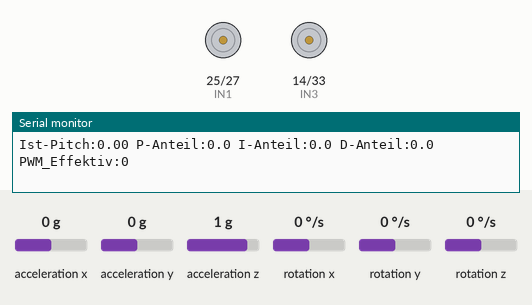
This sketch was run on a simulated ESP32. Shown: motor-driver pin pairs drawn as motors (green arrow = first pin HIGH = forward, orange = second pin HIGH = backward, longer = more drive, scaled by the enable pin), the last lines printed to the serial monitor. Wiring (inferred from the names in the program): MPU-9250 motion sensor at I2C address 0x68. The test bench sets the inputs (shaded band); at power-on: acceleration x 0 g, rotation y 0 °/s, acceleration y 0 g, acceleration z 1 g, rotation x 0 °/s, rotation z 0 °/s.

Above: at 3.8 s.
3.9 s: acceleration x set to 0.8 g
At 4.18 s:
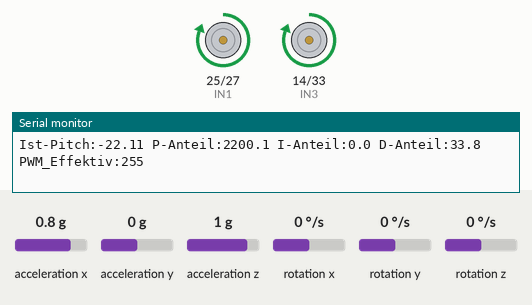
5.9 s: acceleration x set to -0.8 g
At 6.42 s:
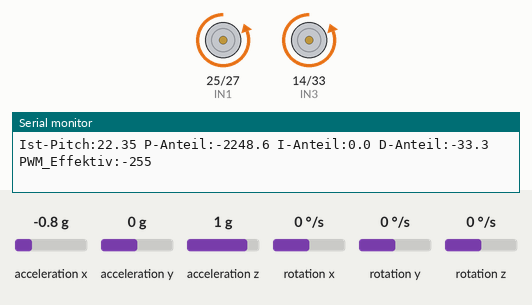
8.1 s: acceleration x set to -0.7 g
9.6 s: acceleration x set to -0.4 g
At 10.7 s:
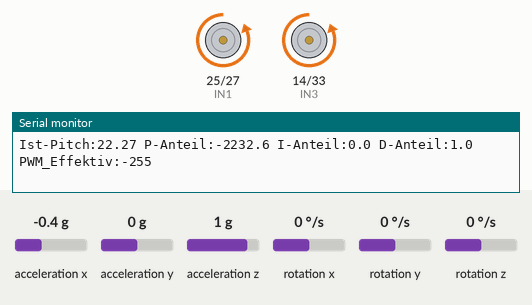
12.6 s: rotation y set to -100 °/s
15.6 s: rotation y set to 192 °/s
At 16.2 s:
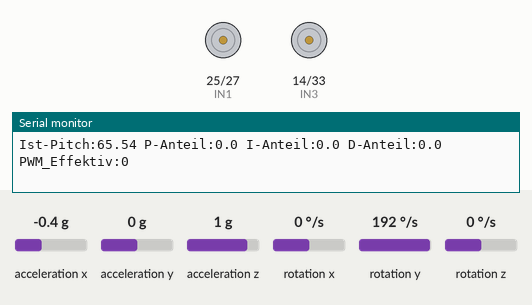
Timing chart, 0 to 18.1 s (numbered marks = the images above; inputs shaded):
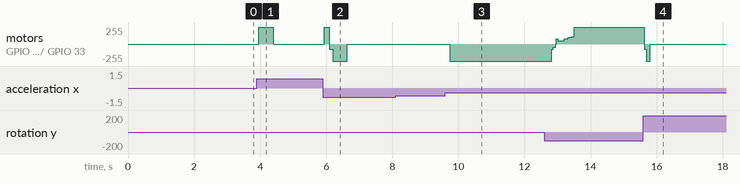

The sketch:

SBR_final.ino
```cpp
/*
  Self-Balancing Robot - ESP32

  -------------------------------------------------------
  MPU6500 Wiring
  -------------------------------------------------------
  VCC  -> 3V3
  GND  -> GND
  SDA  -> GPIO23
  SCL  -> GPIO18
  NCS  -> 3V3   (aktiviert I2C Modus!)
  AD0  -> GND   (I2C Adresse 0x68)

  -------------------------------------------------------
  L298N Wiring
  -------------------------------------------------------
  ENA  -> GPIO26
  IN1  -> GPIO25
  IN2  -> GPIO27
  IN3  -> GPIO14
  IN4  -> GPIO33
  ENB  -> GPIO32
*/

#include <Wire.h>
#include <WiFi.h>
#include <WebServer.h>

// =======================================================
// Webserver Konfiguration
// =======================================================
const char* ssid = "BalancingRobot_Tuning";
const char* password = "12345678"; // Mindestens 8 Zeichen
WebServer server(80);

// =======================================================
// Motor Pins
// =======================================================

const int ENA = 26;
const int IN1 = 25;
const int IN2 = 27;

const int IN3 = 14;
const int IN4 = 33;
const int ENB = 32;

// --- PROFIL 1: Niedrige Frequenz (Hohes Drehmoment) ---
int PWM_FREQ             = 200;     // über Webserver einstellbar
const int PWM_RESOLUTION = 8;       // 0-255
const int MAX_PWM        = 255;
int MIN_START_PWM        = 80;      // über Webserver einstellbar
const int MIN_HOLD_PWM   = 50;

// Motor-Trimm-Faktor
const float TRIM_LEFT  = 1.00f;     // ungenutzt
const float TRIM_RIGHT = 1.00f;     // ungenutzt

// =======================================================
// KICKSTART & RICHTUNGSWECHSEL LOGIK
// =======================================================
const int KICKSTART_CYCLES = 7;

int kickCounterLeft = 0;
int kickCounterRight = 0;

int lastSignLeft = 0;
int lastSignRight = 0;

int actualPwmLeft = 0;      // für die Ausgabe im Monitor
int actualPwmRight = 0;     // für die Ausgabe im Monitor

// =======================================================
// MPU6500 Parameters
// =======================================================

#define MPU_ADDR  0x68
#define LOOP_HZ   200
#define LOOP_US   (1000000 / LOOP_HZ)  // 5000 us

const float COMPLEMENTARY_ALPHA = 0.98f;
const float GYRO_LP_ALPHA       = 0.8f;
const float ACCEL_MAG_HIGH      = 13.0f;
const float ACCEL_MAG_LOW       =  9.0f;
const int   CALIB_SAMPLES       = 500;

float pitchDeg         = 0.0f;      // aktueller pitch
float gyroOffsetY      = 0.0f;      // mathematischer Fehler des Gyroskops (Sensor-Drift)
float gyroRateFiltered = 0.0f;      // gefilterte Winkelgeschwindigkeit

// Mechanischer Offset, um den physikalischen Schwerpunkt zu trimmen
float angleOffset      = 0.0f;     // über Webserver einstellbar --> ändert sich bei jedem Einschalten minimal

// =======================================================
// PID Tunings & Globale Plot-Variablen
// =======================================================

float Kp = 15.0f;       // über Webserver einstellbar
float Ki = 0.0f;        // über Webserver einstellbar
float Kd = 0.5f;        // über Webserver einstellbar

float setpointDeg   = 0.0f;       // Sollwinkel
float integral      = 0.0f;
float previousError = 0.0f;

const float INTEGRAL_LIMIT   = 300.0f;
const float FALL_ANGLE_LIMIT = 30.0f;     // ab diesem Winkel werden die Motoren abgestellt

// Globale Variablen, damit der serielle Plotter die Einzelanteile mitschreiben kann
float last_P_out = 0.0f;
float last_I_out = 0.0f;
float last_D_out = 0.0f;

// =======================================================
// Timing
// =======================================================

unsigned long lastLoopMicros   = 0;
unsigned long lastSerialMillis = 0;

// =======================================================
// HTML Dashboard Template
// =======================================================

void handleRoot() {
  String html = "<!DOCTYPE html><html><head><meta charset='UTF-8'>";
  html += "<meta name='viewport' content='width=device-width, initial-scale=1.0'>";
  html += "<title>Robot PID Tuning</title>";
  html += "<style>body{font-family:Arial,sans-serif;background:#f4f4f9;padding:20px;color:#333;}";
  html += ".card{background:white;padding:20px;border-radius:10px;box-shadow:0 4px 8px rgba(0,0,0,0.1);max-width:400px;margin:0 auto;}";
  html += "h2{text-align:center;color:#007BFF;} .form-group{margin-bottom:15px;}";
  html += "label{display:block;margin-bottom:5px;font-weight:bold;}";
  html += "input[type='number']{width:100%;padding:8px;box-sizing:border-box;border:1px solid #ccc;border-radius:5px;}";
  html += "button{width:100%;padding:10px;background:#007BFF;border:none;color:white;font-size:16px;border-radius:5px;cursor:pointer;margin-top:10px;}";
  html += "button:hover{background:#0056b3;}";
  html += ".angle-box{text-align:center;font-size:24px;font-weight:bold;margin:15px 0;padding:10px;background:#e9ecef;border-radius:5px;color:#495057;}</style>";

  // JavaScript für das automatische Live-Update des Winkels im Webserver (AJAX)
  html += "<script>setInterval(function(){";
  html += "  var xhttp = new XMLHttpRequest();";
  html += "  xhttp.onreadystatechange = function() {";
  html += "    if (this.readyState == 4 && this.status == 200) {";
  html += "      document.getElementById('live_angle').innerHTML = this.responseText + ' °';";
  // Dynamische Farbe: Rot bei Sturz/großem Fehler, Grün bei Balance
  html += "      var angle = Math.abs(parseFloat(this.responseText));";
  html += "      if(angle > 5.0){ document.getElementById('live_angle').style.color = '#dc3545'; }";
  html += "      else { document.getElementById('live_angle').style.color = '#28a745'; }";
  html += "    }";
  html += "  };";
  html += "  xhttp.open('GET', '/getAngle', true);";
  html += "  xhttp.send();";
  html += "}, 50);</script>"; // Aktualisiert alle 200ms im Browser

  html += "</head><body>";

  html += "<div class='card'><h2>PID & Motor Live Tuning</h2>";

  // Live Winkel Anzeige Box
  html += "<label style='text-align:center;'>Aktueller Winkel:</label>";
  html += "<div class='angle-box' id='live_angle'>0.00 °</div>";

  html += "<form action='/save' method='POST'>";
  html += "<div class='form-group'><label>Kp:</label><input type='number' step='0.1' name='kp' value='" + String(Kp) + "'></div>";
  html += "<div class='form-group'><label>Ki:</label><input type='number' step='0.01' name='ki' value='" + String(Ki) + "'></div>";
  html += "<div class='form-group'><label>Kd:</label><input type='number' step='0.01' name='kd' value='" + String(Kd) + "'></div>";
  html += "<div class='form-group'><label>Angle Offset (°):</label><input type='number' step='0.1' name='offset' value='" + String(angleOffset) + "'></div>";
  html += "<div class='form-group'><label>MIN START PWM:</label><input type='number' step='1' name='min_start' value='" + String(MIN_START_PWM) + "'></div>";
  html += "<div class='form-group'><label>PWM Frequenz (Hz):</label><input type='number' step='1' name='freq' value='" + String(PWM_FREQ) + "'></div>";

  html += "<button type='submit'>Speichern & Übernehmen</button>";
  html += "</form></div></body></html>";

  server.send(200, "text/html", html);
}

void handleSave() {
  if (server.hasArg("kp")) Kp = server.arg("kp").toFloat();
  if (server.hasArg("ki")) Ki = server.arg("ki").toFloat();
  if (server.hasArg("kd")) Kd = server.arg("kd").toFloat();
  if (server.hasArg("offset")) angleOffset = server.arg("offset").toFloat();
  if (server.hasArg("min_start")) MIN_START_PWM = server.arg("min_start").toInt();

  if (server.hasArg("freq")) {
    int newFreq = server.arg("freq").toInt();
    if (newFreq != PWM_FREQ) {
      PWM_FREQ = newFreq;
      ledcAttach(ENA, PWM_FREQ, PWM_RESOLUTION);
      ledcAttach(ENB, PWM_FREQ, PWM_RESOLUTION);
    }
  }

  server.sendHeader("Location", "/");
  server.send(333, "text/plain", "Bereit");
}

// Endpoint für das JavaScript, um den Winkel abzufragen
void handleGetAngle() {
  server.send(200, "text/plain", String(pitchDeg, 2));
}

// =======================================================
// Motor Funktionen
// =======================================================

void setMotor(int ena, int in1, int in2, int command, int &kickCounter, int &lastSign, int &actualPwmStore) {
  command = constrain(command, -255, 255);
  int pwm = abs(command);

  int currentSign = (command > 0) ? 1 : ((command < 0) ? -1 : 0);

  if (pwm == 0) {
    digitalWrite(in1, LOW);
    digitalWrite(in2, LOW);
    ledcWrite(ena, 0);
    kickCounter = 0;
    lastSign = 0;
    actualPwmStore = 0;
    return;
  }

  if (currentSign != lastSign && lastSign != 0) {
    kickCounter = 0;
  }
  lastSign = currentSign;

  if (pwm < MIN_START_PWM) {
    if (kickCounter < KICKSTART_CYCLES) {
      pwm = MIN_START_PWM;
      kickCounter++;
    } else {
      if (pwm < MIN_HOLD_PWM) {
        pwm = MIN_HOLD_PWM;
      }
    }
  } else {
    kickCounter = 0;
  }

  pwm = constrain(pwm, 0, MAX_PWM);
  actualPwmStore = pwm;

  if (command > 0) {
    digitalWrite(in1, HIGH);
    digitalWrite(in2, LOW);
  } else if (command < 0) {
    digitalWrite(in1, LOW);
    digitalWrite(in2, HIGH);
  }

  ledcWrite(ena, pwm);
}

void setMotors(int command) {
  int commandLeft  = (int)(command * TRIM_LEFT);
  int commandRight = (int)(command * TRIM_RIGHT);

  setMotor(ENA, IN1, IN2, commandLeft, kickCounterLeft, lastSignLeft, actualPwmLeft);
  setMotor(ENB, IN3, IN4, commandRight, kickCounterRight, lastSignRight, actualPwmRight);
}

void stopMotors() {
  setMotors(0);
}

// =======================================================
// I2C Hilfsfunktionen
// =======================================================

void writeMPU(byte reg, byte val) {
  Wire.beginTransmission(MPU_ADDR);
  Wire.write(reg);
  Wire.write(val);
  Wire.endTransmission();
}

void readAll(float &ax, float &ay, float &az,
             float &gx, float &gy, float &gz) {

  Wire.beginTransmission(MPU_ADDR);
  Wire.write(0x3B);
  Wire.endTransmission(false);
  Wire.requestFrom(MPU_ADDR, 14);

  int16_t rawAx = (Wire.read() << 8) | Wire.read();
  int16_t rawAy = (Wire.read() << 8) | Wire.read();
  int16_t rawAz = (Wire.read() << 8) | Wire.read();
  Wire.read(); Wire.read();
  int16_t rawGx = (Wire.read() << 8) | Wire.read();
  int16_t rawGy = (Wire.read() << 8) | Wire.read();
  int16_t rawGz = (Wire.read() << 8) | Wire.read();

  ax = (rawAx / 16384.0f) * 9.81f;
  ay = (rawAy / 16384.0f) * 9.81f;
  az = (rawAz / 16384.0f) * 9.81f;

  gx = rawGx / 65.5f;
  gy = rawGy / 65.5f;
  gz = rawGz / 65.5f;
}

// =======================================================
// Kalibrierung
// =======================================================

void calibrateGyro() {
  Serial.println("Kalibriere Gyro - Roboter stillhalten...");
  float sumY = 0.0f;

  for (int i = 0; i < CALIB_SAMPLES; i++) {
    float ax, ay, az, gx, gy, gz;
    readAll(ax, ay, az, gx, gy, gz);
    sumY += gy;
    delay(2);
  }

  gyroOffsetY = sumY / CALIB_SAMPLES;
  Serial.print("Gyro Offset Y: ");
  Serial.println(gyroOffsetY, 4);
  Serial.println("Kalibrierung fertig.");
}

// =======================================================
// Pitch berechnen
// =======================================================

void updatePitch(float dt,
                 float ax, float ay, float az,
                 float gy) {

  float accelPitch = atan2(-ax, az) * 180.0f / PI;
  float gyroRate   = gy - gyroOffsetY;

  if (isnan(accelPitch) || isnan(gyroRate)) return;

  gyroRate = constrain(gyroRate, -500.0f, 500.0f);

  gyroRateFiltered = GYRO_LP_ALPHA * gyroRateFiltered
                    + (1.0f - GYRO_LP_ALPHA) * gyroRate;

  float accelMag = sqrt(ax*ax + ay*ay + az*az);
  float alpha    = (accelMag > ACCEL_MAG_HIGH ||
                    accelMag < ACCEL_MAG_LOW) ? 1.0f : COMPLEMENTARY_ALPHA;

  float rawPitch = alpha * (pitchDeg + angleOffset + gyroRateFiltered * dt)
                   + (1.0f - alpha) * accelPitch;

  pitchDeg = rawPitch - angleOffset;
  pitchDeg = constrain(pitchDeg, -90.0f, 90.0f);
}

// =======================================================
// PID (Mit Einzelwert-Speicherung für den Plotter)
// =======================================================

float computePID(float dt) {
  float error = setpointDeg - pitchDeg;

  // --- ANTI-WIND-UP-SCHUTZ ---
  if (abs(error) < 3.0f) {
    integral += error * dt;
    integral  = constrain(integral, -INTEGRAL_LIMIT, INTEGRAL_LIMIT);
  } else {
    integral = 0.0f;
  }

  const float FIXED_DT = 0.005f;
  float derivative  = (error - previousError) / FIXED_DT;
  previousError     = error;

  // P-Anteil mit progressiver Kennlinie berechnen
  float P = Kp * error;
  if (abs(error) > 7.0f) {
    P = Kp * (error * abs(error) * 0.3f);
  }

  float I = Ki * integral;
  float D = Kd * derivative;

  // Werte für die serielle Ausgabe sichern
  last_P_out = P;
  last_I_out = I;
  last_D_out = D;

  float output = P + I + D;
  return constrain(output, -255.0f, 255.0f);
}

// =======================================================
// Setup
// =======================================================

void setup() {
  Serial.begin(115200);
  delay(500);
  Serial.println("ESP32 startet im Balance-Modus...");

  // Motor Pins
  pinMode(IN1, OUTPUT); pinMode(IN2, OUTPUT);
  pinMode(IN3, OUTPUT); pinMode(IN4, OUTPUT);

  ledcAttach(ENA, PWM_FREQ, PWM_RESOLUTION);
  ledcAttach(ENB, PWM_FREQ, PWM_RESOLUTION);

  stopMotors();

  // I2C
  Wire.begin(23, 18);
  Wire.setClock(400000);
  delay(100);

  // MPU6500 initialisieren
  writeMPU(0x6B, 0x80);   // Reset
  delay(100);
  writeMPU(0x6B, 0x01);   // Wake up
  delay(100);
  writeMPU(0x68, 0x07);   // Signal Path Reset
  delay(100);
  writeMPU(0x1B, 0x08);   // Gyro:  +-500 deg/s
  writeMPU(0x1C, 0x00);   // Accel: +-2g
  writeMPU(0x1A, 0x01);   // DLPF:  184 Hz

  calibrateGyro();

  // Startwinkel bestimmen
  float ax, ay, az, gx, gy, gz;
  readAll(ax, ay, az, gx, gy, gz);
  pitchDeg = atan2(-ax, az) * 180.0f / PI;

  // Access Point aufmachen
  WiFi.softAP(ssid, password);
  Serial.println("WLAN Access Point gestartet!");
  Serial.print("IP-Adresse: ");
  Serial.println(WiFi.softAPIP());

  // Webserver URLs verknüpfen (start() durch korrekte Funktion begin() ersetzt)
  server.on("/", handleRoot);
  server.on("/save", HTTP_POST, handleSave);
  server.on("/getAngle", HTTP_GET, handleGetAngle); // Neuer Live-Winkel-Endpoint
  server.begin();
  Serial.println("Webserver gestartet.");

  Serial.println("SYSTEM READY - Balancierung aktiv.");
  lastLoopMicros = micros();
}

// =======================================================
// Loop
// =======================================================

void loop() {
  server.handleClient();

  unsigned long now = micros();
  if (now - lastLoopMicros < LOOP_US) return;

  float dt = (now - lastLoopMicros) / 1000000.0f;
  lastLoopMicros = now;

  if (dt > 0.05f) {
    float ax, ay, az, gx, gy, gz;
    readAll(ax, ay, az, gx, gy, gz);
    pitchDeg      = atan2(-ax, az) * 180.0f / PI;
    integral      = 0.0f;
    previousError = 0.0f;
    stopMotors();
    return;
  }

  float ax, ay, az, gx, gy, gz;
  readAll(ax, ay, az, gx, gy, gz);

  updatePitch(dt, ax, ay, az, gy);

  int motorCommand = 0; // Hier wird sie das erste und einzige Mal deklariert!

  if (abs(pitchDeg) > FALL_ANGLE_LIMIT) {
    stopMotors();
    integral      = 0.0f;
    previousError = 0.0f;
    // Auch die Plot-Werte im Sturz nullen
    last_P_out = 0.0f; last_I_out = 0.0f; last_D_out = 0.0f;
  } else {
    motorCommand = (int)computePID(dt);
    setMotors(motorCommand);
  }

  // Datenausgabe für den IDE Seriellen Plotter / MATLAB mit vollen 200 Hz
  lastSerialMillis = millis();

  // 1. Winkeldaten
  Serial.print("Ist-Pitch:"); Serial.print(pitchDeg, 2);
  Serial.print(" ");

  // 2. Die einzelnen PID-Kanal-Anteile unskaliert (direkter PWM-Einfluss von -255 bis 255)
  Serial.print("P-Anteil:"); Serial.print(last_P_out, 1);
  Serial.print(" ");
  Serial.print("I-Anteil:"); Serial.print(last_I_out, 1);
  Serial.print(" ");
  Serial.print("D-Anteil:"); Serial.print(last_D_out, 1);
  Serial.print(" ");

  // 3. Reales Gesamtsignal am Motor
  int realPwmAverage = (actualPwmLeft + actualPwmRight) / 2;
  // Wir nutzen hier direkt das oben berechnete motorCommand für das Vorzeichen (OHNE neues 'int'!)
  int signedRealPwm = (motorCommand >= 0) ? realPwmAverage : -realPwmAverage;
  Serial.print("PWM_Effektiv:"); Serial.print(signedRealPwm);

  Serial.println();
}
```

Measured:
- after the input at 3.9 s, motor on GPIO 25 (IN1) / GPIO 27 (IN2), motor on GPIO 14 (IN3) / GPIO 33 (IN4): stopped → forward 255/255 after 0.06 s, → stopped 0.43 s later
- after the input at 5.9 s, motor on GPIO 25 (IN1) / GPIO 27 (IN2), motor on GPIO 14 (IN3) / GPIO 33 (IN4): stopped → forward 255/255 at once, → backward 80/255 0.15 s later, → backward 255/255 0.11 s later, → stopped 0.44 s later
- after the input at 9.6 s, motor on GPIO 25 (IN1) / GPIO 27 (IN2), motor on GPIO 14 (IN3) / GPIO 33 (IN4): stopped → backward 255/255 after 0.15 s
- after the input at 15.6 s, motor on GPIO 25 (IN1) / GPIO 27 (IN2), motor on GPIO 14 (IN3) / GPIO 33 (IN4): forward 255/255 → backward 80/255 at once, → backward 255/255 0.07 s later, → stopped 0.12 s later
